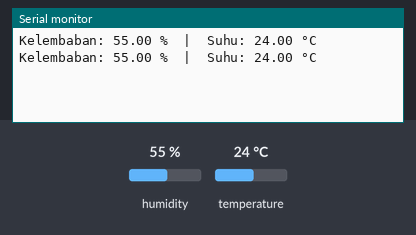
This sketch was run on a simulated ESP32. Shown: the last lines printed to the serial monitor. The test bench sets the inputs (shaded band); at power-on: humidity 55 %, temperature 24 °C.

Above: at 2.8 s.
2.9 s: humidity set to 22 %
At 5.0 s:
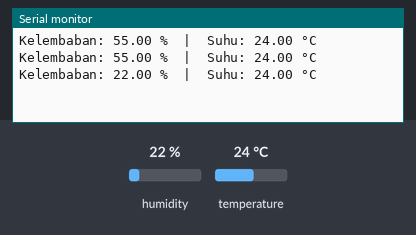
5.6 s: temperature set to 12 °C
At 7.4 s:
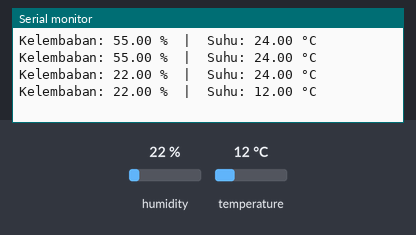
8.3 s: humidity set to 40 %
At 10.9 s:
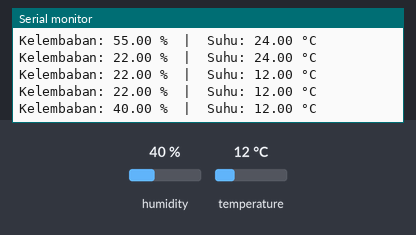
Timing chart, 0 to 12.4 s (numbered marks = the images above; inputs shaded):
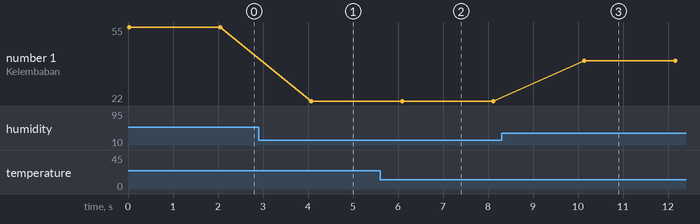

The sketch:

dht.ino
```cpp
#include "DHT.h"

#define DHTPIN 4      // Pin data DHT11
#define DHTTYPE DHT11  // Tipe sensor

//DHT 11 di ESP 32

DHT dht(DHTPIN, DHTTYPE);

void setup() {
  Serial.begin(115200);
  dht.begin();
}

void loop() {
  float h = dht.readHumidity();
  float t = dht.readTemperature();

  // cek apakah gagal membaca data
  if (isnan(h) || isnan(t)) {
    Serial.println("Gagal membaca data dari DHT11!");
    delay(2000);
    return;
  }

  Serial.print("Kelembaban: ");
  Serial.print(h);
  Serial.print(" %  |  Suhu: ");
  Serial.print(t);
  Serial.println(" °C");

  delay(2000); // baca tiap 2 detik
}
```

Measured:
- after the input at 2.9 s, the serial monitor: prints a new line after 1.2 s (image 1)
- after the input at 5.6 s, the serial monitor: prints a new line after 0.49 s (image 2)
- after the input at 8.3 s, the serial monitor: prints a new line after 1.8 s (image 3)
- plotted number 1: 55 → 22 after the input at 2.9 s, 22 → 40 after the input at 8.3 s
